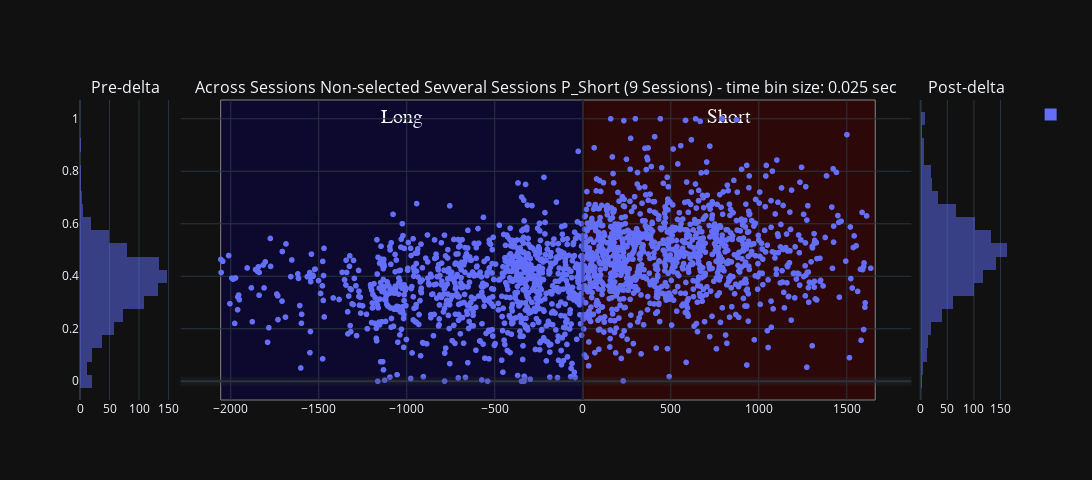

Here is the notebook cell this chart was saved with:
### Code cell
## User non-selected:
scatter_title = f'Non-selected Sevveral Sessions {variable_name}'
# variable_name = 'wcorr_abs_diff'
px_scatter_kwargs = {'x': 'delta_aligned_start_t', 'y': variable_name, 'title': scatter_title, 'range_y': [0.0, 1.0], 'labels': {'session_name': 'Session', 'time_bin_size': 'tbin_size'}} # , 'color': 'time_bin_size'
new_fig_ripples = plotly_pre_post_delta_scatter(data_results_df=deepcopy(user_rejected_ripple_df), out_scatter_fig=None, histogram_bins=histogram_bins,
                        px_scatter_kwargs=px_scatter_kwargs, histogram_variable_name=variable_name, forced_range_y=None,
                        time_delta_tuple=(earliest_delta_aligned_t_start, 0.0, latest_delta_aligned_t_end))
new_fig_ripples.update_layout(fig_size_kwargs)
new_fig_ripples

### Figure 1 — Plotly figure (JSON) as saved in the notebook; plotly's stock layout.template omitted (floating-point values rounded to 4 significant figures; data arrays with more than 128 entries replaced by an {"elided": "..."} marker saying what was removed)
{"data": [{"alignmentgroup": "True", "bingroup": "y", "hovertemplate": "count=%{x}<br>P_Short=%{y}<extra></extra>", "legendgroup": "", "marker": {"color": "#636efa", "opacity": 0.5, "pattern": {"shape": ""}}, "name": "", "nbinsy": 25, "offsetgroup": "", "orientation": "h", "showlegend": true, "type": "histogram", "xaxis": "x", "y": {"elided": "908 float values"}, "yaxis": "y"}, {"hovertemplate": "delta_aligned_start_t=%{x}<br>P_Short=%{y}<extra></extra>", "legendgroup": "", "marker": {"color": "#636efa", "symbol": "circle"}, "mode": "markers", "name": "", "showlegend": false, "type": "scattergl", "x": {"elided": "1984 float values"}, "xaxis": "x2", "y": {"elided": "1984 float values"}, "yaxis": "y2"}, {"alignmentgroup": "True", "bingroup": "y", "hovertemplate": "count=%{x}<br>P_Short=%{y}<extra></extra>", "legendgroup": "", "marker": {"color": "#636efa", "opacity": 0.5, "pattern": {"shape": ""}}, "name": "", "nbinsy": 25, "offsetgroup": "", "orientation": "h", "showlegend": false, "type": "histogram", "xaxis": "x3", "y": {"elided": "1076 float values"}, "yaxis": "y3"}], "layout": {"annotations": [{"font": {"size": 16}, "showarrow": false, "text": "Pre-delta", "x": 0.049, "xanchor": "center", "xref": "paper", "y": 1, "yanchor": "bottom", "yref": "paper"}, {"font": {"size": 16}, "showarrow": false, "text": "Across Sessions Non-selected Sevveral Sessions P_Short (9 Sessions) - time bin size: 0.025 sec", "x": 0.5, "xanchor": "center", "xref": "paper", "y": 1, "yanchor": "bottom", "yref": "paper"}, {"font": {"size": 16}, "showarrow": false, "text": "Post-delta", "x": 0.951, "xanchor": "center", "xref": "paper", "y": 1, "yanchor": "bottom", "yref": "paper"}], "barmode": "overlay", "height": 480, "shapes": [{"line": {"color": "rgba(0.2,0.2,0.2,.25)", "width": 9}, "type": "line", "x0": 0, "x1": 1, "xref": "x2 domain", "y0": 0, "y1": 0, "yref": "y2"}, {"line": {"color": "rgba(0,0,0,.25)", "width": 3}, "type": "line", "x0": 0, "x1": 0, "xref": "x2", "y0": 0, "y1": 1, "yref": "y2 domain"}, {"fillcolor": "#0b0049", "label": {"font": {"family": "Times New Roman", "size": 20}, "text": "Long", "textposition": "top center"}, "layer": "below", "line": {"width": 1}, "opacity": 0.5, "type": "rect", "x0": -2057.0, "x1": 0, "xref": "x2", "y0": 0, "y1": 1, "yref": "y2 domain"}, {"fillcolor": "#490000", "label": {"font": {"family": "Times New Roman", "size": 20}, "text": "Short", "textposition": "top center"}, "layer": "below", "line": {"width": 1}, "opacity": 0.5, "type": "rect", "x0": 0, "x1": 1662.0, "xref": "x2", "y0": 0, "y1": 1, "yref": "y2 domain"}], "width": 1650, "xaxis": {"anchor": "y", "domain": [0, 0.098]}, "xaxis2": {"anchor": "y2", "domain": [0.108, 0.892]}, "xaxis3": {"anchor": "y3", "domain": [0.902, 1]}, "yaxis": {"anchor": "x", "domain": [0, 1]}, "yaxis2": {"anchor": "x2", "domain": [0, 1], "matches": "y", "showticklabels": false}, "yaxis3": {"anchor": "x3", "domain": [0, 1], "matches": "y", "showticklabels": false}}}
